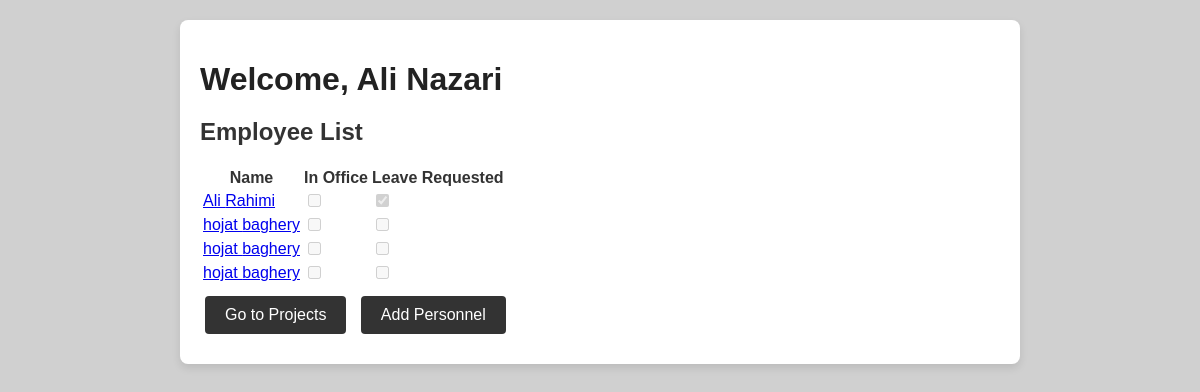
The page /office_manager/ (signed in) on the database as committed earlier.
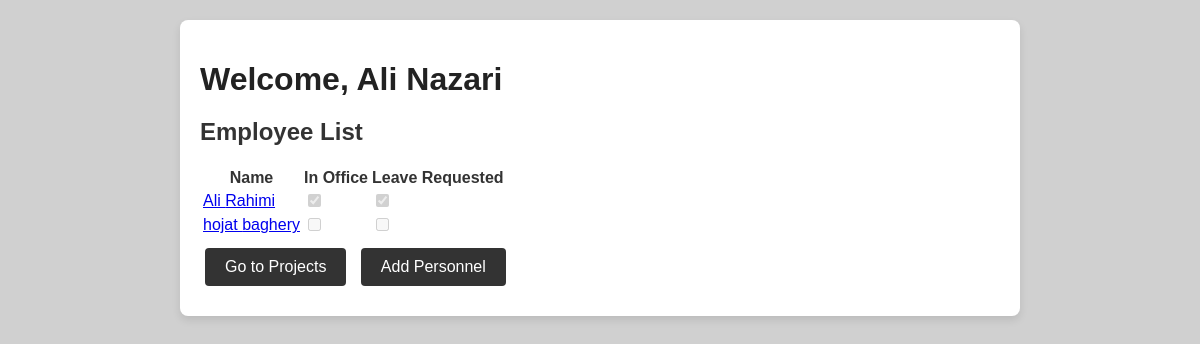
The same page on the database as committed later.
### daftarMain/models.py (models this page shows, shortened)
class OfficeUser(models.Model):
    user = models.OneToOneField(User, on_delete=models.CASCADE, null=True, blank=True) # remove null, blank = true
    first_name = models.CharField(max_length=30)
    last_name = models.CharField(max_length=30)
    phone = models.CharField(max_length=15, unique=True)
    home_phone = models.CharField(max_length=15, unique=True, null=True, blank=True)
    birth_date = models.DateField(null=True, blank=True)
    code_meli = models.CharField(max_length=10)
    office_admin = models.ForeignKey(OfficeManager, on_delete=models.CASCADE, null=True, blank=True) # remove null, blank = true
    staff_number = models.CharField(max_length=20, unique=True, null=True, blank=True)
    staff_pic = models.ImageField(upload_to='staff_pics/', null=True, blank=True)
    address = models.TextField(null=True, blank=True)

### daftarMain/views.py (the view)
# urls.py: path('office_manager/', views.office_manager_page, name='office_manager_page'),
@login_required
def office_manager_page(request):
    office_manager = get_object_or_404(OfficeManager, user=request.user)
    employees = OfficeUser.objects.filter(office_admin=office_manager)
    employee_statuses = []
    for employee in employees:
        last_clock_entry = Clock.objects.filter(office_user=employee).order_by('-entry_to_office').first()
        is_in_office = last_clock_entry and not last_clock_entry.exit_from_office
        now = timezone.now()
        has_leave_request = Leave.objects.filter(
            office_user=employee,
            leave_type='daily',
            start_date__lte=now,
            end_date__gte=now
        ).exists() or Leave.objects.filter(
            office_user=employee,
            leave_type='hourly',
            start_time__lte=now,
            end_time__gte=now
        ).exists()
        employee_statuses.append((employee, is_in_office, has_leave_request))
    context = {
        'office_manager': office_manager,
        'employees': employee_statuses,
    }
    return render(request, 'office_manager_page.html', context)

### daftarMain/templates/office_manager_page.html (shortened to what this page needs)
<!DOCTYPE html>
<html lang="en">
<head>
</head>
<body>
    <div class="container">
        <h1>Welcome, {{ office_manager.first_name }} {{ office_manager.last_name }}</h1>
        <h2>Employee List</h2>
        <table>
            <thead>
                <tr>
                    <th>Name</th>
                    <th>In Office</th>
                    <th>Leave Requested</th>
                </tr>
            </thead>
            <tbody>
                {% for employee, is_in_office, has_leave_request in employees %}
                <tr>
                    <td>
                        <a href="{% url 'employee_detail' employee.id %}">
                            {{ employee.first_name }} {{ employee.last_name }}
                        </a>
                    </td>
                    <td>
                        <input type="checkbox" disabled {% if is_in_office %}checked{% endif %}>
                    </td>
                    <td>
                        <input type="checkbox" disabled {% if has_leave_request %}checked{% endif %}>
                    </td>
                </tr>
                {% endfor %}
            </tbody>
        </table>
        <a href="{% url 'project_page' %}" class="button">Go to Projects</a>
        <a href="{% url 'add_office_user' %}" class="button">Add Personnel</a>
    </div>
</body>
</html>

Rows that differ between the two databases and show on the page:
removed OfficeUser: first_name "hojat", last_name "baghery"
removed OfficeUser: first_name "hojat", last_name "baghery"
computed for OfficeUser "Ali": if "☐" → "☑"
